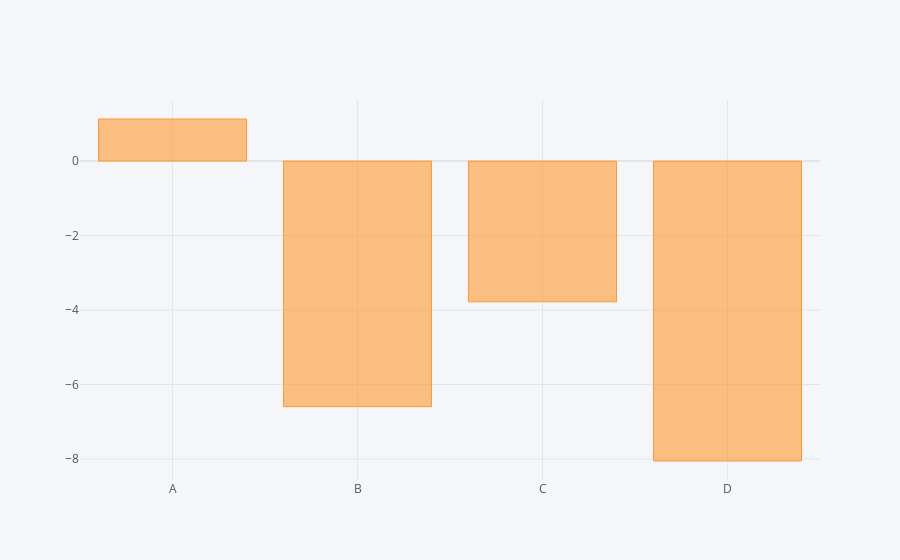

Notebook code for this chart:
### Code cell
df.sum().iplot(kind = 'bar')

### Figure 1 — Plotly figure (JSON) as saved in the notebook; plotly's stock layout.template omitted (floating-point values rounded to 4 significant figures)
{"data": [{"marker": {"color": "rgba(255, 153, 51, 0.6)", "line": {"color": "rgba(255, 153, 51, 1.0)", "width": 1}}, "name": "None", "orientation": "v", "text": "", "type": "bar", "x": ["A", "B", "C", "D"], "y": [1.13, -6.593, -3.778, -8.053]}], "layout": {"legend": {"bgcolor": "#F5F6F9", "font": {"color": "#4D5663"}}, "paper_bgcolor": "#F5F6F9", "plot_bgcolor": "#F5F6F9", "title": {"font": {"color": "#4D5663"}}, "xaxis": {"gridcolor": "#E1E5ED", "showgrid": true, "tickfont": {"color": "#4D5663"}, "title": {"font": {"color": "#4D5663"}, "text": ""}, "zerolinecolor": "#E1E5ED"}, "yaxis": {"gridcolor": "#E1E5ED", "showgrid": true, "tickfont": {"color": "#4D5663"}, "title": {"font": {"color": "#4D5663"}, "text": ""}, "zerolinecolor": "#E1E5ED"}}}
